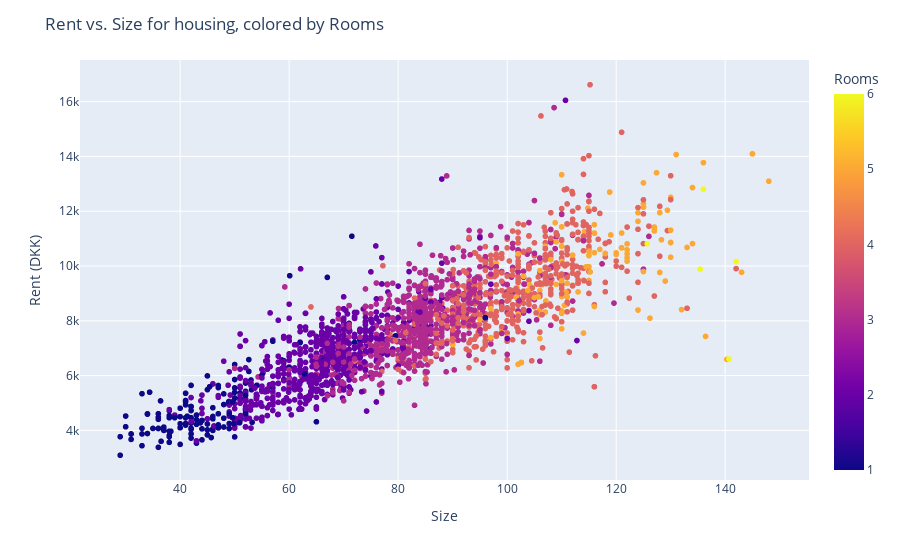

Notebook code for this chart:
### Markdown cell above
### 3.4.2 Compare rent to other variables
We want to visualize how the `rent` changes, depending on one of the other variables: `heat`, `electricity`, `water`, `deposit`, `tv_internet` or `size_m2`.

- Create a scatter plot with `rent` on the y-axis and the other variable on the x-axis
- Add title and axis labels
- Color the data points according to the number of rooms in the housing, remember to add legend

### Code cell
# Create a scatter plot with rent on the y-axis and another variable on the x-axis
comparing_variable = "Size"  # Change to 'Heating', 'Electricity', 'Water', 'Deposit', or 'Communications'
coloring_variable = "Rooms"

# Plot the rent vs. the comparing variable, colored according to number of rooms
fig = px.scatter(
    aarhusbolig, x=comparing_variable, y="TotalRent", color=coloring_variable
)
fig.update_layout(
    title=f"Rent vs. {comparing_variable} for housing, colored by {coloring_variable}",
    xaxis_title=comparing_variable,
    yaxis_title="Rent (DKK)",
)
fig.show()

### Figure 1 — Plotly figure (JSON) as saved in the notebook; plotly's stock layout.template omitted (floating-point values rounded to 4 significant figures; data arrays with more than 128 entries replaced by an {"elided": "..."} marker saying what was removed)
{"data": [{"hovertemplate": "Size=%{x}<br>TotalRent=%{y}<br>Rooms=%{marker.color}<extra></extra>", "legendgroup": "", "marker": {"color": {"elided": "2391 int values"}, "coloraxis": "coloraxis", "symbol": "circle"}, "mode": "markers", "name": "", "showlegend": false, "type": "scattergl", "x": {"elided": "2391 float values"}, "xaxis": "x", "y": {"elided": "2391 float values"}, "yaxis": "y"}], "layout": {"coloraxis": {"colorbar": {"title": {"text": "Rooms"}}, "colorscale": [[0, "#0d0887"], [0.1111, "#46039f"], [0.2222, "#7201a8"], [0.3333, "#9c179e"], [0.4444, "#bd3786"], [0.5556, "#d8576b"], [0.6667, "#ed7953"], [0.7778, "#fb9f3a"], [0.8889, "#fdca26"], [1, "#f0f921"]]}, "legend": {"tracegroupgap": 0}, "margin": {"t": 60}, "title": {"text": "Rent vs. Size for housing, colored by Rooms"}, "xaxis": {"anchor": "y", "domain": [0, 1], "title": {"text": "Size"}}, "yaxis": {"anchor": "x", "domain": [0, 1], "title": {"text": "Rent (DKK)"}}}}
